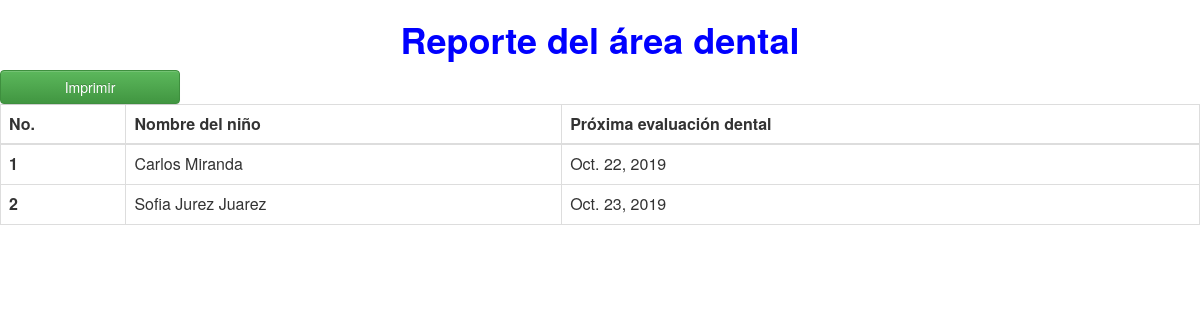
Screenshot of /reporte/A_dental/ with the database file from the repository.
### nino/models.py (models this page shows, shortened)
class Area_Dental(models.Model):
    nino=models.ForeignKey(NNA,on_delete=models.PROTECT)
    diagnostico = models.TextField(verbose_name="Dignóstico")
    intervencion=models.TextField(verbose_name="Intervención médica")
    proxima_cita=models.DateField(verbose_name="Próxima cita")
    estado=models.BooleanField(default=True)
    class Meta:
        verbose_name = 'Area_Dental'
        verbose_name_plural = 'Area_Dentals'

class NNA(models.Model):
    SEXO=[
        ("M","Masculino"),
        ("F","Femenino"),
    ]
    EDUCACION=[
        ("Pr","Pre-Primario"),
        ("P","Primario"),
        ("Ba","Básico"),
        ("D","Diversificado"),
        ("Na","Ninguno"),
    ]
    JUZGADO=[
         ("Ay","Ayutla"),
         ("Sm","San Marcos"),
         ("Ca","Catarina"),
         ("Cm","Comitancillo"),
         ("Ct","Concepción Tutuapa"),
         ("Eq","El Quetzal"),
         ("Et","El Tumbador"),
         ("Ep","Esquipulas Palo Gordo"),
         ("Ix","Ixchiguan"),
         ("Lb","La Blanca"),
         ("Lr","La Reforma"),
         ("M","Malacatán"),
         ("Np","Nuevo Progreso"),
         ("O","Ocós"),
         ("P","Pajapita"),
         ("R","Río Blanco"),
         ("Sac","San Antornio Sac."),
         ("Scc","San Cristóbal Cucho"),
         ("Sr","San José el Rodeo"),
         ("So","San José Ojetenam"),
         ("Sl","San Lorenzo"),
         ("Sx","San Miguel Ixtahuacán"),
         ("Sjr","San José el Rodeo"),
         ("Sp","San Pablo"),
         ("Spc","San Pedro Sac."),
         ("Srp","San Rafael pie de la Cuesta"),
         ("S","Sibinal"),
         ("Si","Sipacapa"),
         ("T","Tacaná"),
         ("Tj","Tajumulco"),
         ("Tja","Tejutla"),
    ]
    fecha_evaluacion = models.DateField(verbose_name="Fecha de evaluación Biopsicosocial")
    nombre_nino = models.CharField(max_length=60,verbose_name="Nombres del niño")
    apellido_nino = models.CharField(max_length=60,verbose_name="Apellidos del niño")
    juzgado_refiere=models.CharField(max_length=4,choices=JUZGADO,blank=True,null=True,verbose_name="Juzgado que refiere al niño")
    image = models.ImageField(upload_to="img",verbose_name="Fotografía del niño")
    cui = models.CharField(max_length=60,blank=True,null=True,verbose_name="CUI")
    certificado_nacimiento=models.ImageField(upload_to="img",verbose_name="Certificado de nacimiento",default="asd")
    sexo = models.CharField(max_length=3,choices=SEXO,verbose_name="Sexo")
    grado_educativo=models.CharField(max_length=30,choices=EDUCACION,null=True,blank=True,verbose_name="Nivel educativo")
    fecha_nacimiento = models.DateField(verbose_name="Fecha de nacimiento")
    lugar_nacimiento = models.CharField(max_length=60,verbose_name="Lugar de nacimiento")
    lugar_residencia = models.CharField(max_length=60,verbose_name="Lugar de residencia")
    motivo_ingreso=models.ForeignKey(Motivo_Ingreso,on_delete=models.PROTECT)
    descripcion_motivo=models.TextField(verbose_name="Descripción del motivo de ingreso")
    ocupacion = models.CharField(max_length=60,null=True,blank=True,verbose_name="Ocupación")
    religion = models.CharField(max_length=30,null=True,blank=True,verbose_name="Religión")
    idioma=models.ForeignKey(Idioma,on_delete=models.PROTECT)
    etnia=models.ForeignKey(Etnia,on_delete=models.PROTECT)
    nombre_madre = models.CharField(max_length=100,verbose_name="Nombre completo de la madre")
    nombre_padre = models.CharField(max_length=100,verbose_name="Nombre completo del padre")
    fecha_ingreso = models.DateField(verbose_name="Fecha de ingreso a CANICA")
    orden_ingreso=models.FileField(upload_to="img",verbose_name="Orden de ingreso",)
    estado=models.BooleanField(default=True,verbose_name="Estado")
    class Meta:
        verbose_name = 'NNA'
        verbose_name_plural = 'NNAs'
    def __str__(self):
        return self.nombre_nino+" "+self.apellido_nino

### nino/views.py (the view)
# urls.py: path("A_dental/",views.Area_DentalListView.as_view(),name="list_dental"),
class Area_DentalListView(generic.ListView):
    model = Area_Dental
    template_name = "list_dental.html"

### nino/templates/list_dental.html (shortened to what this page needs)
<html>
    <head>
            <link rel="stylesheet" href="//maxcdn.bootstrapcdn.com/bootstrap/3.2.0/css/bootstrap.min.css">
            <link rel="stylesheet" href="//maxcdn.bootstrapcdn.com/bootstrap/3.2.0/css/bootstrap-theme.min.css">
    </head>
    <body>
            <center>
                    <h1 style="color: blue;"><strong>Reporte del área dental</strong></h1>
            </center>
            <button class="btn btn-success hidden-print float-right" style="width: 15%;" onclick="myFunction()">Imprimir</button>
            <br>
            <table class="table table-bordered">
                    <thead>
                      <tr>
                        <th scope="col">No.</th>
                        <th scope="col">Nombre del niño</th>
                        <th scope="col">Próxima evaluación dental</th>
                      </tr>
                    </thead>
                    <tbody>
                        {% for a_dental in object_list %}
                      <tr>
                        <th scope="row">{{a_dental.id}}</th>
                        <td>{{a_dental.nino}}</td>
                        <td>{{a_dental.proxima_cita}}</td>
                      {% endfor %}
                    </tbody>
                  </table>
    </body>
</html>

### rows the page displays
Area_Dental: id "1", nino "Carlos Miranda", proxima_cita "Oct. 22, 2019"
Area_Dental: id "2", nino "Sofia Jurez Juarez", proxima_cita "Oct. 23, 2019"
